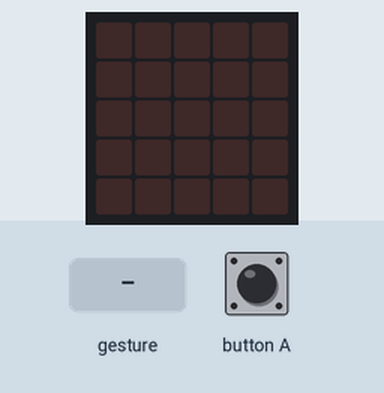
Bench run of a program on a simulated BBC micro:bit (MakeCode). On the bench: the board's 5×5 LED display. The test bench sets the inputs (shaded band). Random numbers come from a fixed seed; a tilt is held for 1.5 s and a shake lasts 1 s, then the board lies face up again.

Above: at 1.2 s.
1.3 s: gesture 'shake'
At 2.7 s:
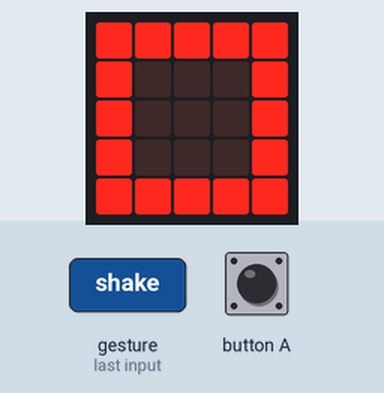
3.0 s: button A pressed for 0.15 s
At 4.3 s:
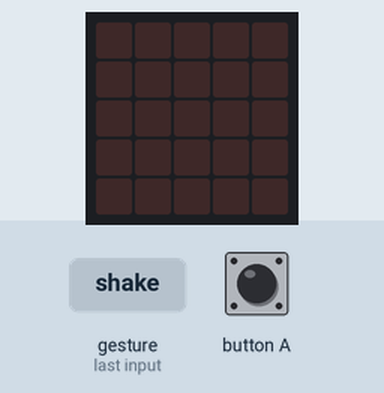
4.6 s: gesture 'shake'
At 5.2 s:
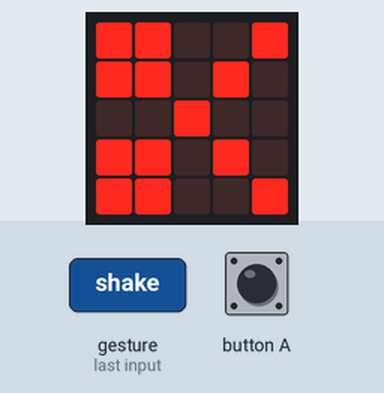
Timing chart, 0 to 7.6 s (numbered marks = the images above; inputs shaded):
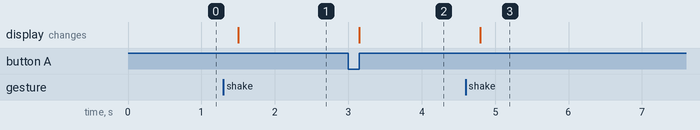

Measured:
- after the input at 1.3 s, the display: changes after 0.20 s (image 1)
- after the input at 3.0 s, the display: changes after 0.15 s (image 2)
- after the input at 4.6 s, the display: changes after 0.20 s (image 3)

The program:

main.ts
```typescript
let set_hand_to = 0
input.onButtonPressed(Button.A, function () {
    basic.clearScreen()
})
input.onGesture(Gesture.Shake, function () {
    set_hand_to = randint(1, 3)
    if (set_hand_to == 1) {
        basic.showLeds(`
            # # # # #
            # . . . #
            # . . . #
            # . . . #
            # # # # #
            `)
    } else if (set_hand_to == 2) {
        basic.showLeds(`
            . . . . .
            . # # # .
            . # # # .
            . # # # .
            . . . . .
            `)
    } else {
        basic.showLeds(`
            # # . . #
            # # . # .
            . . # . .
            # # . # .
            # # . . #
            `)
    }
})
```

test.ts
```typescript
// 在此处测试；当此软件包作为插件使用时，将不会编译此软件包。
```
